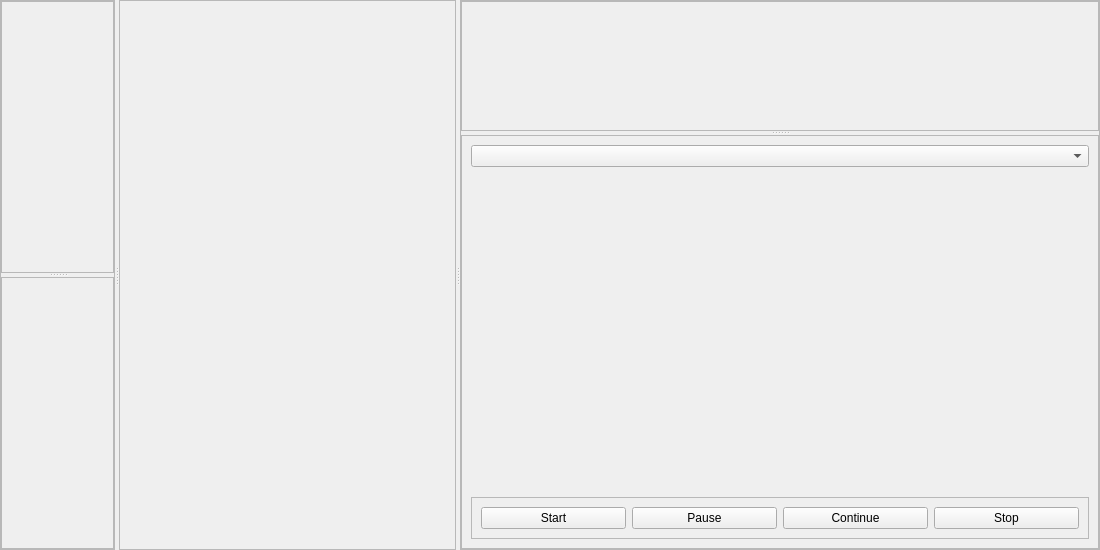
<?xml version="1.0" encoding="UTF-8"?>
<ui version="4.0">
 <class>Form</class>
 <widget class="QWidget" name="Form">
  <property name="geometry">
   <rect>
    <x>0</x>
    <y>0</y>
    <width>1100</width>
    <height>550</height>
   </rect>
  </property>
  <property name="windowTitle">
   <string>Form</string>
  </property>
  <layout class="QHBoxLayout" name="horizontalLayout">
   <property name="leftMargin">
    <number>0</number>
   </property>
   <property name="topMargin">
    <number>0</number>
   </property>
   <property name="rightMargin">
    <number>0</number>
   </property>
   <property name="bottomMargin">
    <number>0</number>
   </property>
   <item>
    <widget class="QSplitter" name="mainSplitter">
     <property name="orientation">
      <enum>Qt::Horizontal</enum>
     </property>
     <widget class="QFrame" name="leftFrame">
      <property name="sizePolicy">
       <sizepolicy hsizetype="Preferred" vsizetype="Preferred">
        <horstretch>1</horstretch>
        <verstretch>0</verstretch>
       </sizepolicy>
      </property>
      <property name="minimumSize">
       <size>
        <width>115</width>
        <height>0</height>
       </size>
      </property>
      <property name="frameShape">
       <enum>QFrame::StyledPanel</enum>
      </property>
      <property name="frameShadow">
       <enum>QFrame::Raised</enum>
      </property>
      <layout class="QHBoxLayout" name="horizontalLayout_4">
       <property name="leftMargin">
        <number>0</number>
       </property>
       <property name="topMargin">
        <number>0</number>
       </property>
       <property name="rightMargin">
        <number>0</number>
       </property>
       <property name="bottomMargin">
        <number>0</number>
       </property>
       <item>
        <widget class="QSplitter" name="leftSplitter">
         <property name="orientation">
          <enum>Qt::Vertical</enum>
         </property>
         <widget class="QFrame" name="hdf5Frame">
          <property name="frameShape">
           <enum>QFrame::StyledPanel</enum>
          </property>
          <property name="frameShadow">
           <enum>QFrame::Raised</enum>
          </property>
         </widget>
         <widget class="QFrame" name="metaFrame">
          <property name="frameShape">
           <enum>QFrame::StyledPanel</enum>
          </property>
          <property name="frameShadow">
           <enum>QFrame::Raised</enum>
          </property>
         </widget>
        </widget>
       </item>
      </layout>
     </widget>
     <widget class="QFrame" name="middleFrame">
      <property name="sizePolicy">
       <sizepolicy hsizetype="Preferred" vsizetype="Preferred">
        <horstretch>2</horstretch>
        <verstretch>0</verstretch>
       </sizepolicy>
      </property>
      <property name="frameShape">
       <enum>QFrame::StyledPanel</enum>
      </property>
      <property name="frameShadow">
       <enum>QFrame::Raised</enum>
      </property>
     </widget>
     <widget class="QFrame" name="rightFrame">
      <property name="sizePolicy">
       <sizepolicy hsizetype="Preferred" vsizetype="Preferred">
        <horstretch>1</horstretch>
        <verstretch>0</verstretch>
       </sizepolicy>
      </property>
      <property name="frameShape">
       <enum>QFrame::StyledPanel</enum>
      </property>
      <property name="frameShadow">
       <enum>QFrame::Raised</enum>
      </property>
      <layout class="QHBoxLayout" name="horizontalLayout_3">
       <property name="leftMargin">
        <number>0</number>
       </property>
       <property name="topMargin">
        <number>0</number>
       </property>
       <property name="rightMargin">
        <number>0</number>
       </property>
       <property name="bottomMargin">
        <number>0</number>
       </property>
       <item>
        <widget class="QSplitter" name="rightSplitter">
         <property name="orientation">
          <enum>Qt::Vertical</enum>
         </property>
         <widget class="QFrame" name="integratorFrame">
          <property name="frameShape">
           <enum>QFrame::StyledPanel</enum>
          </property>
          <property name="frameShadow">
           <enum>QFrame::Raised</enum>
          </property>
         </widget>
         <widget class="QFrame" name="wranglerFrame">
          <property name="frameShape">
           <enum>QFrame::StyledPanel</enum>
          </property>
          <property name="frameShadow">
           <enum>QFrame::Raised</enum>
          </property>
          <layout class="QVBoxLayout" name="verticalLayout">
           <item>
            <widget class="QComboBox" name="wranglerBox"/>
           </item>
           <item>
            <widget class="QStackedWidget" name="wranglerStack"/>
           </item>
           <item>
            <widget class="QFrame" name="frame">
             <property name="frameShape">
              <enum>QFrame::StyledPanel</enum>
             </property>
             <property name="frameShadow">
              <enum>QFrame::Raised</enum>
             </property>
             <layout class="QHBoxLayout" name="horizontalLayout_2">
              <item>
               <widget class="QPushButton" name="batchStart">
                <property name="text">
                 <string>Start</string>
                </property>
               </widget>
              </item>
              <item>
               <widget class="QPushButton" name="batchPause">
                <property name="text">
                 <string>Pause</string>
                </property>
               </widget>
              </item>
              <item>
               <widget class="QPushButton" name="batchContinue">
                <property name="text">
                 <string>Continue</string>
                </property>
               </widget>
              </item>
              <item>
               <widget class="QPushButton" name="batchStop">
                <property name="text">
                 <string>Stop</string>
                </property>
               </widget>
              </item>
             </layout>
            </widget>
           </item>
          </layout>
         </widget>
        </widget>
       </item>
      </layout>
     </widget>
    </widget>
   </item>
  </layout>
 </widget>
 <resources/>
 <connections>
  <connection>
   <sender>wranglerBox</sender>
   <signal>currentIndexChanged(int)</signal>
   <receiver>wranglerStack</receiver>
   <slot>setCurrentIndex(int)</slot>
   <hints>
    <hint type="sourcelabel">
     <x>1077</x>
     <y>311</y>
    </hint>
    <hint type="destinationlabel">
     <x>1090</x>
     <y>449</y>
    </hint>
   </hints>
  </connection>
 </connections>
</ui>
